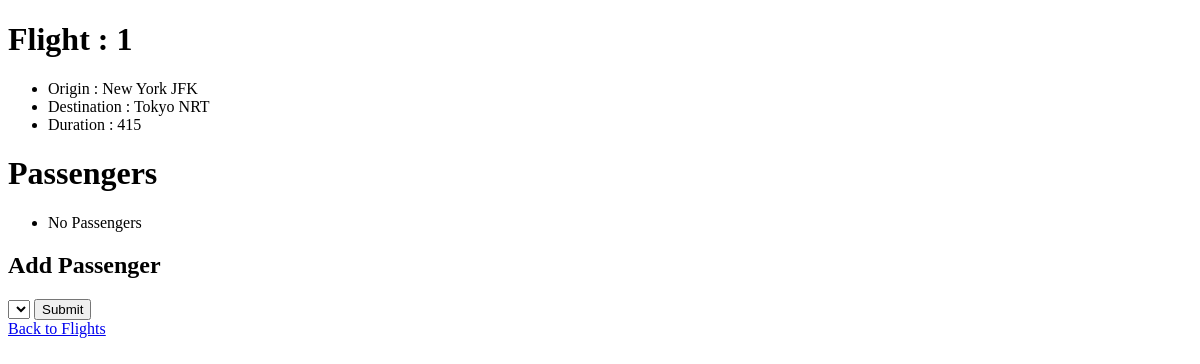
The app's page /flights/1, older data.
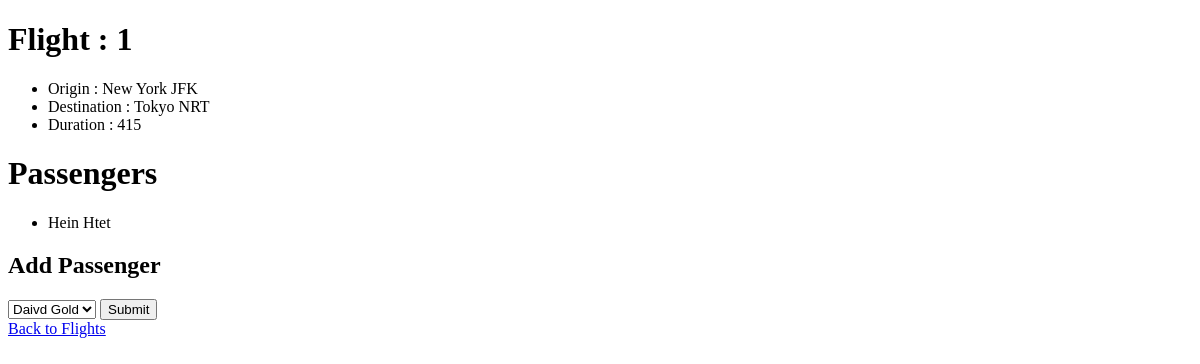
The same page, newer data.
### flights/models.py (models this page shows)
class Passenger(models.Model):
    first = models.CharField(max_length=64)
    last = models.CharField(max_length=64)
    flights = models.ManyToManyField(Flight, blank=True, related_name="passengers")
    def __str__(self):
        return f"{self.first} {self.last}"

### flights/views.py (the view)
# urls.py: path("<int:flight_id>", views.flight, name="flight"),
def flight(request, flight_id):
    flight = Flight.objects.get(pk=flight_id)
    return render(request, "flights/flight.html", {
        "flight" : flight,
        "passengers" : flight.passengers.all(),
        "non_passengers" : Passenger.objects.exclude(flights = flight).all()
    })

### flights/models.py (called while the page is built)
    def __str__(self):
        return f"{self.city} {self.code}"

### flights/templates/flights/flight.html (shortened to what this page needs)
{% extends "flights/layout.html" %}
{% block body %}
    <h1>Flight : {{ flight.id }}</h1>
    <ul>
        <li>Origin : {{ flight.origin }}</li>
        <li>Destination : {{ flight.destination }}</li>
        <li>Duration : {{ flight.duration }}</li>
    </ul>
    <h1>Passengers</h1>
    <ul>
        {% for passenger in passengers %}
        <li>{{ passenger }}</li>
        {% empty %}
        <li>No Passengers</li>
        {% endfor %}
    </ul>
    <h2>Add Passenger</h2>
    <form action="{% url 'book' flight.id %}" method="post">
        <select name="passenger" id="">
            {% for passenger in non_passengers %}
                <option value="{{ passenger.id }}">{{ passenger }}</option>
            {% endfor %}
        </select>
        <input type="submit">
    </form>
    <a href="{% url 'index' %}">Back to Flights</a>
{% endblock %}

Row changes from the older to the newer data that the page shows:
added Passenger: first+last "Hein Htet"
Text that changed along with them:
form field passenger: (not shown) → "Daivd Gold"
text no longer shown: "No Passengers"
